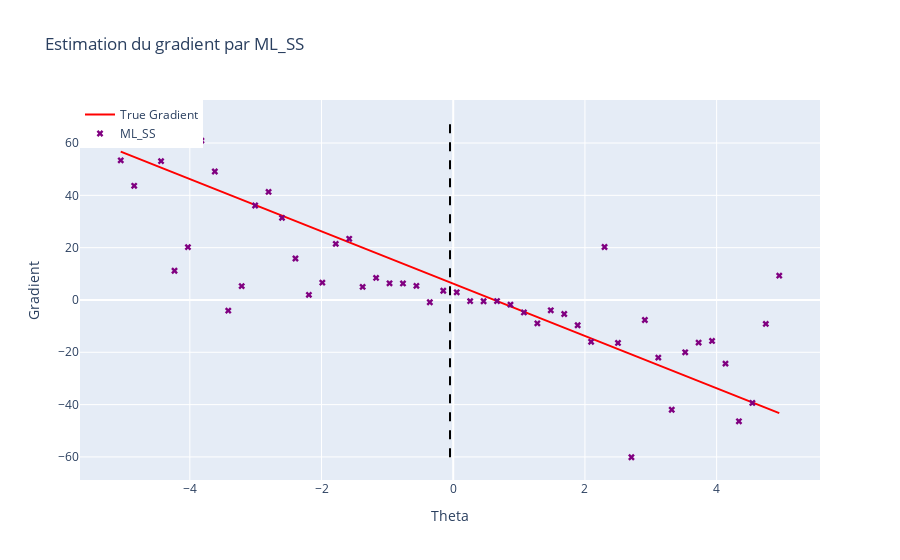

Notebook code for this chart:
### Markdown cell above
On va désormais s'intéresser à l'estimation de $\nabla_{\theta} l(\theta)$ par notre estimateur ML-SS. L'objectif étant de voir à quel point cet estimateur nous permettra, par la suite, d'approximer $\theta^*$ à l'aide d'une descente de gradient. 

De la même façon,

### Code cell
Code.plot_gradient(0.6, x, noised_A, noised_b, theta_true, n_simulations,'ML_SS')

### Figure 1 — Plotly figure (JSON) as saved in the notebook; plotly's stock layout.template omitted (floating-point values rounded to 4 significant figures)
{"data": [{"line": {"color": "red"}, "mode": "lines", "name": "True Gradient", "type": "scatter", "x": [-5.049, -4.845, -4.641, -4.437, -4.233, -4.029, -3.825, -3.621, -3.416, -3.212, -3.008, -2.804, -2.6, -2.396, -2.192, -1.988, -1.784, -1.58, -1.376, -1.172, -0.9675, -0.7634, -0.5593, -0.3552, -0.1511, 0.05294, 0.257, 0.4611, 0.6652, 0.8693, 1.073, 1.277, 1.482, 1.686, 1.89, 2.094, 2.298, 2.502, 2.706, 2.91, 3.114, 3.318, 3.522, 3.726, 3.93, 4.135, 4.339, 4.543, 4.747, 4.951], "y": [56.73, 54.68, 52.64, 50.6, 48.56, 46.52, 44.48, 42.44, 40.4, 38.36, 36.32, 34.28, 32.24, 30.2, 28.15, 26.11, 24.07, 22.03, 19.99, 17.95, 15.91, 13.87, 11.83, 9.787, 7.746, 5.705, 3.664, 1.624, -0.4172, -2.458, -4.499, -6.54, -8.58, -10.62, -12.66, -14.7, -16.74, -18.78, -20.83, -22.87, -24.91, -26.95, -28.99, -31.03, -33.07, -35.11, -37.15, -39.19, -41.23, -43.27]}, {"marker": {"color": "purple", "symbol": "x"}, "mode": "markers", "name": "ML_SS", "type": "scatter", "x": [-5.049, -4.845, -4.641, -4.437, -4.233, -4.029, -3.825, -3.621, -3.416, -3.212, -3.008, -2.804, -2.6, -2.396, -2.192, -1.988, -1.784, -1.58, -1.376, -1.172, -0.9675, -0.7634, -0.5593, -0.3552, -0.1511, 0.05294, 0.257, 0.4611, 0.6652, 0.8693, 1.073, 1.277, 1.482, 1.686, 1.89, 2.094, 2.298, 2.502, 2.706, 2.91, 3.114, 3.318, 3.522, 3.726, 3.93, 4.135, 4.339, 4.543, 4.747, 4.951], "y": [53.38, 43.66, 67.76, 53.08, 11.17, 20.2, 60.92, 49.12, -4.079, 5.309, 36.12, 41.31, 31.39, 15.85, 1.963, 6.624, 21.46, 23.38, 4.997, 8.447, 6.383, 6.328, 5.396, -0.8625, 3.532, 2.936, -0.4417, -0.4867, -0.4092, -1.799, -4.766, -8.942, -3.946, -5.361, -9.655, -15.99, 20.26, -16.43, -60.13, -7.661, -22.04, -41.97, -20.0, -16.3, -15.67, -24.32, -46.38, -39.37, -9.144, 9.293]}], "layout": {"legend": {"font": {"size": 12}, "traceorder": "normal", "x": 0, "y": 1}, "shapes": [{"line": {"color": "black", "dash": "dash", "width": 2}, "name": "theta=-0.04910055647637311", "type": "line", "x0": -0.0491, "x1": -0.0491, "y0": -60.13, "y1": 67.76}], "showlegend": true, "title": {"text": "Estimation du gradient par ML_SS"}, "xaxis": {"title": {"text": "Theta"}}, "yaxis": {"title": {"text": "Gradient"}}}}
